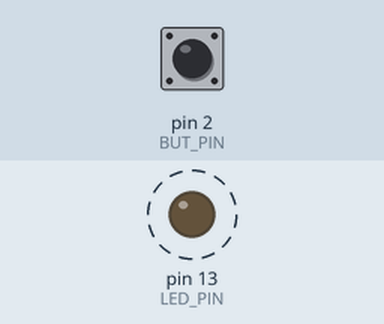
Bench run of a sketch on a simulated Arduino Uno, built with avr-gcc and run on an emulated ATmega328P. On the bench: output pins drawn as LEDs (lit = HIGH). Dashed ring = blinking. Inputs (shaded band) come from the test bench; at power-on: pin 2 (BUT_PIN) HIGH.

Above: at 0.5 s.
Timing chart, 0 to 4.6 s (numbered marks = the images above):
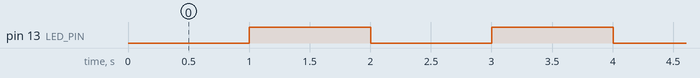

Measured:
- by itself, pin 13 (LED_PIN): alternates HIGH for 1.0 s and LOW for 1.0 s

The sketch:

exercicio1_reativo.ino
```cpp
#define LED_PIN 13
#define BUT_PIN 2

void setup(){
  pinMode(LED_PIN, OUTPUT);
  pinMode(BUT_PIN, INPUT);
  }

void loop(){
  int t = 10;
  static int led = 1;
  static int cont = 0;

  if (cont == 1000) {
    digitalWrite(LED_PIN, led);
    led = !led;
    cont = 0;
  }

  delay(t);
  cont = cont + t;

  int button = digitalRead(BUT_PIN);
  if (button == LOW){
    digitalWrite(LED_PIN, HIGH);
    while(1);
  }
}
```
